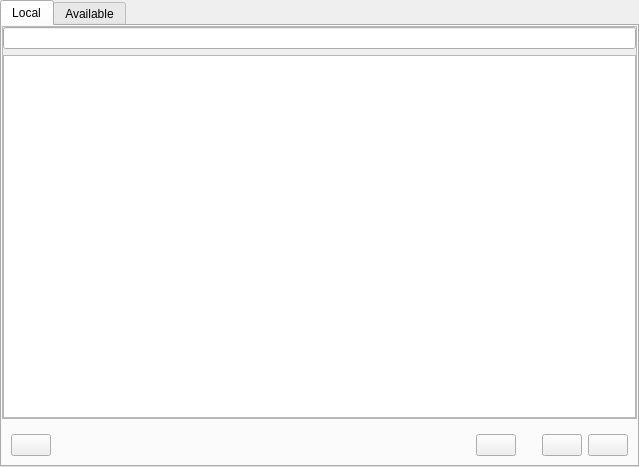
<?xml version="1.0" encoding="UTF-8"?>
<ui version="4.0">
 <class>CSettingsWnd4Plugins</class>
 <widget class="QWidget" name="CSettingsWnd4Plugins">
  <property name="geometry">
   <rect>
    <x>0</x>
    <y>0</y>
    <width>639</width>
    <height>467</height>
   </rect>
  </property>
  <layout class="QGridLayout" name="Layout_container">
   <property name="leftMargin">
    <number>0</number>
   </property>
   <property name="topMargin">
    <number>0</number>
   </property>
   <property name="rightMargin">
    <number>0</number>
   </property>
   <property name="bottomMargin">
    <number>0</number>
   </property>
   <item row="0" column="0">
    <widget class="QTabWidget" name="tabWidget">
     <property name="currentIndex">
      <number>0</number>
     </property>
     <widget class="QWidget" name="tab">
      <attribute name="title">
       <string>Local</string>
      </attribute>
      <layout class="QVBoxLayout" name="Layout_local">
       <property name="leftMargin">
        <number>0</number>
       </property>
       <property name="topMargin">
        <number>0</number>
       </property>
       <property name="rightMargin">
        <number>0</number>
       </property>
       <property name="bottomMargin">
        <number>0</number>
       </property>
       <item>
        <widget class="QScrollArea" name="scrollArea">
         <property name="widgetResizable">
          <bool>true</bool>
         </property>
         <widget class="QWidget" name="scrollAreaWidgetContents">
          <property name="geometry">
           <rect>
            <x>0</x>
            <y>0</y>
            <width>633</width>
            <height>395</height>
           </rect>
          </property>
          <layout class="QGridLayout" name="gridLayout_5">
           <property name="leftMargin">
            <number>0</number>
           </property>
           <property name="topMargin">
            <number>0</number>
           </property>
           <property name="rightMargin">
            <number>0</number>
           </property>
           <property name="bottomMargin">
            <number>0</number>
           </property>
           <item row="0" column="0">
            <layout class="QGridLayout" name="Layout_local_content">
             <property name="bottomMargin">
              <number>0</number>
             </property>
             <item row="0" column="0">
              <widget class="QLineEdit" name="lineEdit_search"/>
             </item>
             <item row="1" column="0">
              <widget class="QTableView" name="tableView"/>
             </item>
            </layout>
           </item>
          </layout>
         </widget>
        </widget>
       </item>
       <item>
        <widget class="QWidget" name="wnd_add_main" native="true">
         <layout class="QHBoxLayout" name="horizontalLayout">
          <item>
           <widget class="QPushButton" name="pushButton_about_plugin">
            <property name="text">
             <string/>
            </property>
           </widget>
          </item>
          <item>
           <spacer name="horizontalSpacer">
            <property name="orientation">
             <enum>Qt::Horizontal</enum>
            </property>
            <property name="sizeHint" stdset="0">
             <size>
              <width>40</width>
              <height>20</height>
             </size>
            </property>
           </spacer>
          </item>
          <item>
           <widget class="QPushButton" name="pushButton_del">
            <property name="text">
             <string/>
            </property>
           </widget>
          </item>
          <item>
           <spacer name="horizontalSpacer_2">
            <property name="orientation">
             <enum>Qt::Horizontal</enum>
            </property>
            <property name="sizeType">
             <enum>QSizePolicy::Fixed</enum>
            </property>
            <property name="sizeHint" stdset="0">
             <size>
              <width>20</width>
              <height>20</height>
             </size>
            </property>
           </spacer>
          </item>
          <item>
           <widget class="QPushButton" name="pushButton_edit">
            <property name="text">
             <string/>
            </property>
           </widget>
          </item>
          <item>
           <widget class="QPushButton" name="pushButton_add">
            <property name="text">
             <string/>
            </property>
           </widget>
          </item>
         </layout>
        </widget>
       </item>
      </layout>
     </widget>
     <widget class="QWidget" name="tab_2">
      <attribute name="title">
       <string>Available</string>
      </attribute>
      <layout class="QGridLayout" name="gridLayout_available"/>
     </widget>
    </widget>
   </item>
  </layout>
 </widget>
 <resources/>
 <connections/>
</ui>
